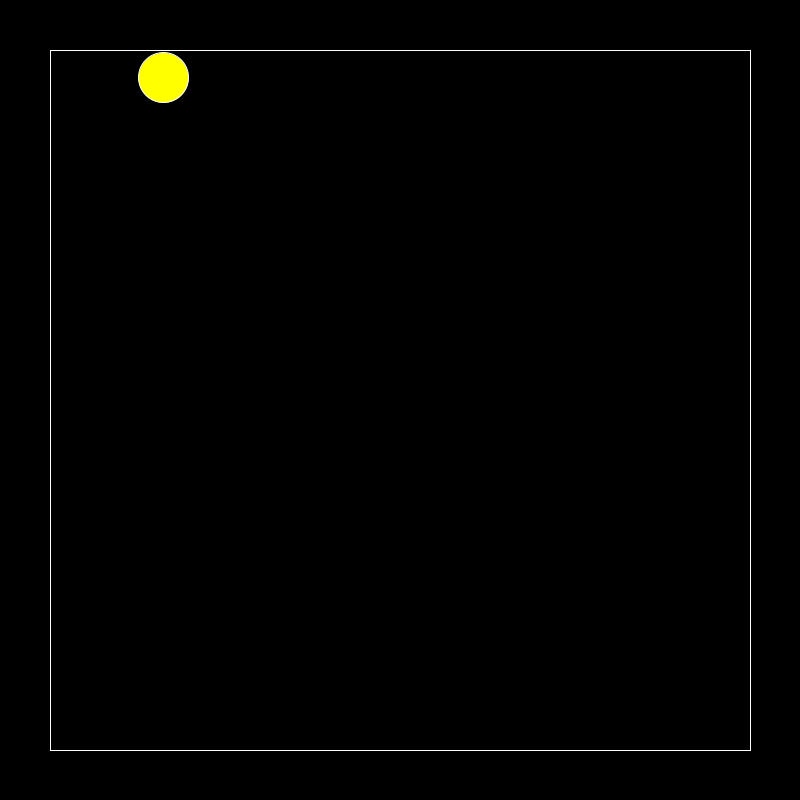
Frame 1 (no input)
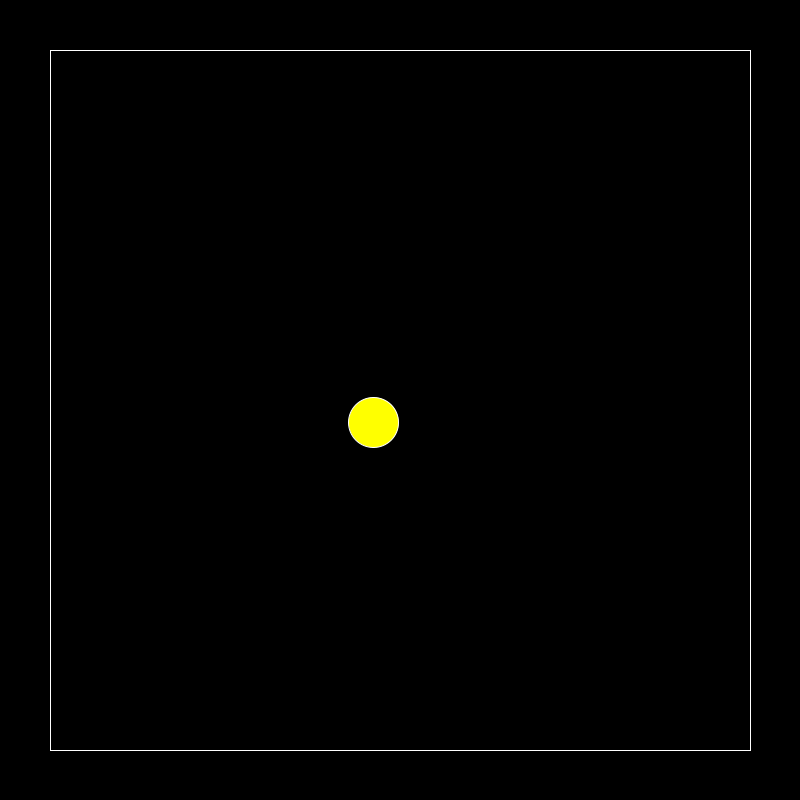
Frame 60 (the mouse pressed at the canvas centre just before this capture)
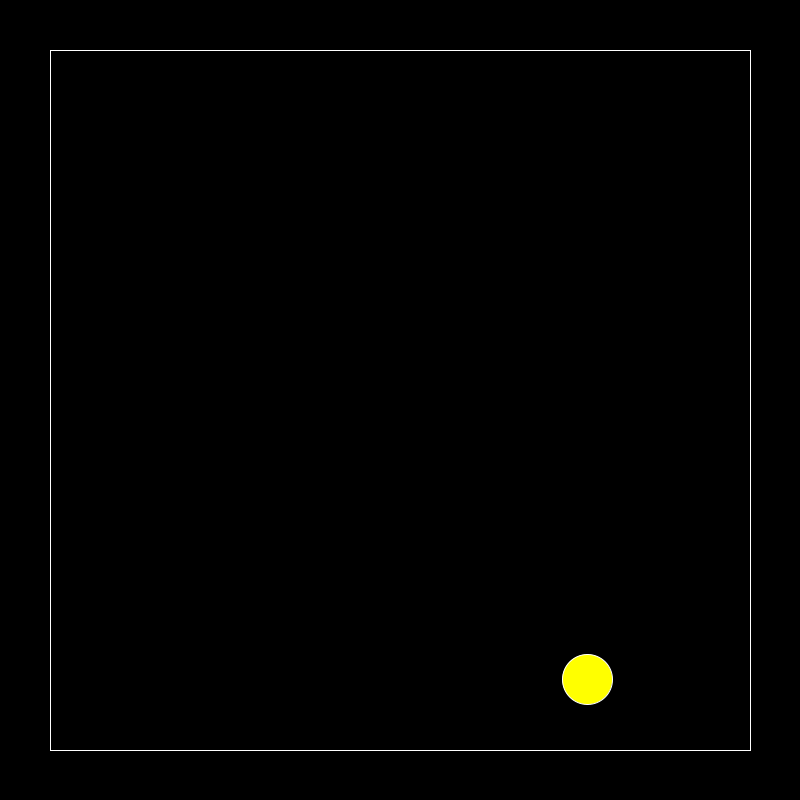
Frame 120 (the mouse held since frame 60 and released just before this capture)

The Processing sketch that drew these frames (run headless with seeded random() and noise(); from frame 60 on, the mouse is pressed at the canvas centre):

// Processing sketch: bouncing_ball_off_of_rectangle
// ── bouncing_ball_off_of_rectangle.pde
float xpos,ypos;
int rad = 25;
float xfart = 1.5;
float yfart = 1.6;

float xretning = 2.374;
float yretning = 3.65;

void setup(){
  size (800,800);
  frameRate(60);
  ellipseMode(RADIUS);
  xpos = width/5;
  ypos = height/11;
  
}
  void draw(){
   background(0);
    fill(0);
  stroke(255);
  rect(50,50,700,700);
  xpos = xpos + (xfart * xretning);
  ypos = ypos + (yfart * yretning);
   if (xpos > 750-rad || xpos < 75)  {
     xretning *= -1;
   }
   if (ypos > 750-rad || ypos < 75) {
     yretning *= -1;
     
   }
  fill(255,255,0);
  ellipse(xpos,ypos,rad,rad);
  
  }
